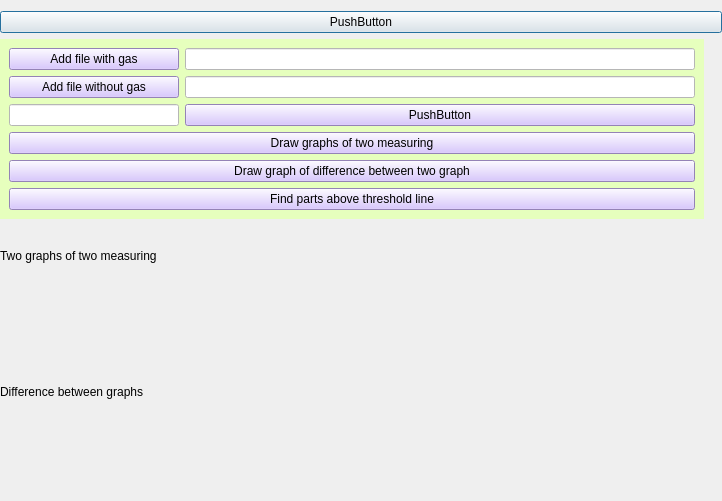
<?xml version="1.0" encoding="UTF-8"?>
<ui version="4.0">
 <class>Dialog</class>
 <widget class="QDialog" name="Dialog">
  <property name="geometry">
   <rect>
    <x>0</x>
    <y>0</y>
    <width>722</width>
    <height>501</height>
   </rect>
  </property>
  <property name="windowTitle">
   <string>Dialog</string>
  </property>
  <property name="styleSheet">
   <string notr="true">QPushButton:hover{
	background-color: #666;
}</string>
  </property>
  <layout class="QVBoxLayout" name="verticalLayout" stretch="0,0,0,0,0,0">
   <property name="leftMargin">
    <number>0</number>
   </property>
   <property name="rightMargin">
    <number>0</number>
   </property>
   <item>
    <widget class="QPushButton" name="pushButton">
     <property name="text">
      <string>PushButton</string>
     </property>
     <property name="checkable">
      <bool>true</bool>
     </property>
    </widget>
   </item>
   <item>
    <widget class="QWidget" name="widget_2" native="true">
     <property name="sizePolicy">
      <sizepolicy hsizetype="Maximum" vsizetype="Maximum">
       <horstretch>0</horstretch>
       <verstretch>0</verstretch>
      </sizepolicy>
     </property>
     <property name="maximumSize">
      <size>
       <width>704</width>
       <height>16777215</height>
      </size>
     </property>
     <property name="sizeIncrement">
      <size>
       <width>0</width>
       <height>0</height>
      </size>
     </property>
     <property name="styleSheet">
      <string notr="true">QWidget{
background-color: rgb(230, 255, 189);
}
QLineEdit{
background-color: rgb(255, 255, 255);
}
QPushButton{
background-color: rgb(207, 184, 255);
}
QPushButton:hover{	
	background-color: rgb(219, 88, 255);
}</string>
     </property>
     <layout class="QHBoxLayout" name="horizontalLayout_2">
      <property name="leftMargin">
       <number>0</number>
      </property>
      <property name="topMargin">
       <number>0</number>
      </property>
      <property name="rightMargin">
       <number>0</number>
      </property>
      <property name="bottomMargin">
       <number>0</number>
      </property>
      <item>
       <widget class="QWidget" name="widget" native="true">
        <layout class="QGridLayout" name="gridLayout" columnstretch="2,6">
         <item row="2" column="0">
          <widget class="QLineEdit" name="lineEdit_threshold"/>
         </item>
         <item row="1" column="0">
          <widget class="QPushButton" name="add_without_gas">
           <property name="text">
            <string>Add file without gas</string>
           </property>
          </widget>
         </item>
         <item row="1" column="1">
          <widget class="QLineEdit" name="lineEdit_add_without_gas"/>
         </item>
         <item row="0" column="1">
          <widget class="QLineEdit" name="lineEdit_add_gas"/>
         </item>
         <item row="0" column="0">
          <widget class="QPushButton" name="add_gas">
           <property name="styleSheet">
            <string notr="true"/>
           </property>
           <property name="text">
            <string>Add file with gas</string>
           </property>
          </widget>
         </item>
         <item row="4" column="0" colspan="2">
          <widget class="QPushButton" name="draw_two_measuring">
           <property name="text">
            <string>Draw graphs of two measuring</string>
           </property>
          </widget>
         </item>
         <item row="5" column="0" colspan="2">
          <widget class="QPushButton" name="draw_difference">
           <property name="text">
            <string>Draw graph of difference between two graph</string>
           </property>
          </widget>
         </item>
         <item row="2" column="1">
          <widget class="QPushButton" name="pushButton_threshold">
           <property name="text">
            <string>PushButton</string>
           </property>
          </widget>
         </item>
         <item row="6" column="0" colspan="2">
          <widget class="QPushButton" name="absorbations">
           <property name="text">
            <string>Find parts above threshold line</string>
           </property>
          </widget>
         </item>
        </layout>
       </widget>
      </item>
     </layout>
    </widget>
   </item>
   <item>
    <widget class="QLabel" name="label_plot_1">
     <property name="text">
      <string>Two graphs of two measuring</string>
     </property>
    </widget>
   </item>
   <item>
    <widget class="QWidget" name="widget_plot_1" native="true">
     <layout class="QVBoxLayout" name="layout_plot_1"/>
    </widget>
   </item>
   <item>
    <widget class="QLabel" name="label_plot_2">
     <property name="text">
      <string>Difference between graphs</string>
     </property>
    </widget>
   </item>
   <item>
    <widget class="QWidget" name="widget_plot_2" native="true">
     <layout class="QVBoxLayout" name="verticalLayout_2"/>
    </widget>
   </item>
  </layout>
 </widget>
 <resources/>
 <connections>
  <connection>
   <sender>pushButton</sender>
   <signal>clicked(bool)</signal>
   <receiver>widget_2</receiver>
   <slot>setVisible(bool)</slot>
   <hints>
    <hint type="sourcelabel">
     <x>408</x>
     <y>26</y>
    </hint>
    <hint type="destinationlabel">
     <x>514</x>
     <y>42</y>
    </hint>
   </hints>
  </connection>
 </connections>
</ui>
